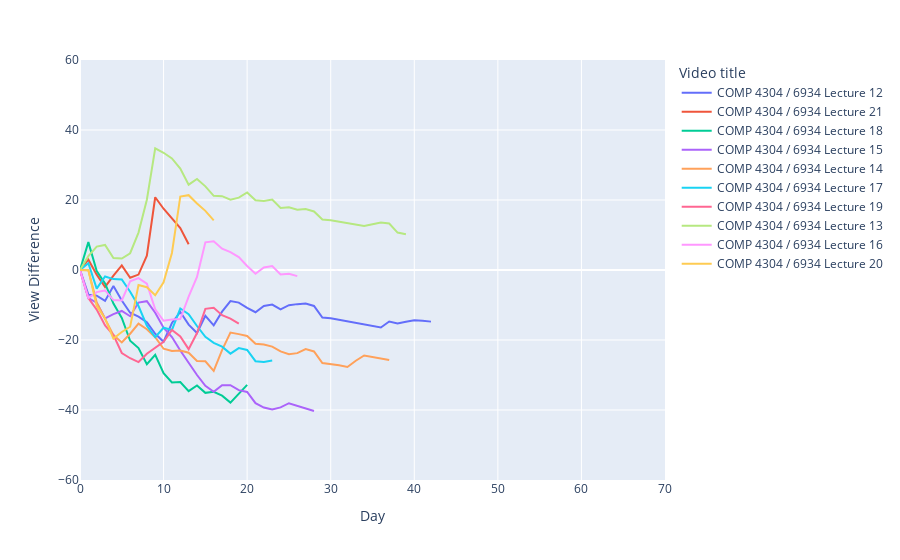

Notebook cell for this chart:
### Markdown cell above
We created a dropdown selection box for 3 months, and displayed the view difference with respect to the day. This is just data for lectures 12-21.

### Code cell
@interact(month=['September','October','November'])
def f(month):
    df3 = df2[df2['Publish Month'] == month]
videos = ['COMP 4304 / 6934 Lecture 12', 'COMP 4304 / 6934 Lecture 13','COMP 4304 / 6934 Lecture 14',
          'COMP 4304 / 6934 Lecture 15','COMP 4304 / 6934 Lecture 16','COMP 4304 / 6934 Lecture 17',
         'COMP 4304 / 6934 Lecture 18','COMP 4304 / 6934 Lecture 19','COMP 4304 / 6934 Lecture 20',
          'COMP 4304 / 6934 Lecture 21',]
df3 = df2[df2['Video title'].isin(videos)]
px.line(x='Day', y='View Difference', data_frame = df3, color = 'Video title',range_x=[0,70], range_y=[-60,60])

### Figure 1 — Plotly figure (JSON) as saved in the notebook; plotly's stock layout.template omitted (floating-point values rounded to 4 significant figures)
{"data": [{"hovertemplate": "Video title=COMP 4304 / 6934 Lecture 12<br>Day=%{x}<br>View Difference=%{y}<extra></extra>", "legendgroup": "COMP 4304 / 6934 Lecture 12", "line": {"color": "#636efa", "dash": "solid"}, "marker": {"symbol": "circle"}, "mode": "lines", "name": "COMP 4304 / 6934 Lecture 12", "orientation": "v", "showlegend": true, "type": "scatter", "x": [0, 1, 2, 3, 4, 5, 6, 7, 8, 9, 10, 11, 12, 13, 14, 15, 16, 17, 18, 19, 20, 21, 22, 23, 24, 25, 26, 27, 28, 29, 30, 31, 32, 33, 34, 35, 36, 37, 38, 39, 40, 41, 42], "xaxis": "x", "y": [0, -7.04, -7.32, -8.84, -4.6, -8.708, -12.21, -13.3, -14.91, -18.22, -20.5, -15.14, -12, -15.62, -18, -13.1, -15.8, -11.89, -8.895, -9.316, -10.83, -12.06, -10.29, -9.882, -11.25, -10.06, -9.75, -9.6, -10.27, -13.57, -13.79, -14.21, -14.71, -14.93, -15.43, -15.93, -16.43, -14.71, -15.31, -14.77, -14.33, -14.5, -14.75], "yaxis": "y"}, {"hovertemplate": "Video title=COMP 4304 / 6934 Lecture 21<br>Day=%{x}<br>View Difference=%{y}<extra></extra>", "legendgroup": "COMP 4304 / 6934 Lecture 21", "line": {"color": "#EF553B", "dash": "solid"}, "marker": {"symbol": "circle"}, "mode": "lines", "name": "COMP 4304 / 6934 Lecture 21", "orientation": "v", "showlegend": true, "type": "scatter", "x": [0, 1, 2, 3, 4, 5, 6, 7, 8, 9, 10, 11, 12, 13], "xaxis": "x", "y": [0, 2.96, -1.32, -4.84, -1.6, 1.292, -2.208, -1.304, 4.087, 20.78, 17.5, 14.86, 12, 7.381], "yaxis": "y"}, {"hovertemplate": "Video title=COMP 4304 / 6934 Lecture 18<br>Day=%{x}<br>View Difference=%{y}<extra></extra>", "legendgroup": "COMP 4304 / 6934 Lecture 18", "line": {"color": "#00cc96", "dash": "solid"}, "marker": {"symbol": "circle"}, "mode": "lines", "name": "COMP 4304 / 6934 Lecture 18", "orientation": "v", "showlegend": true, "type": "scatter", "x": [0, 1, 2, 3, 4, 5, 6, 7, 8, 9, 10, 11, 12, 13, 14, 15, 16, 17, 18, 19, 20], "xaxis": "x", "y": [0, 7.96, -0.32, -3.84, -9.6, -13.71, -20.21, -22.3, -26.91, -24.22, -29.5, -32.14, -32, -34.62, -33, -35.1, -34.8, -35.89, -37.89, -35.32, -32.83], "yaxis": "y"}, {"hovertemplate": "Video title=COMP 4304 / 6934 Lecture 15<br>Day=%{x}<br>View Difference=%{y}<extra></extra>", "legendgroup": "COMP 4304 / 6934 Lecture 15", "line": {"color": "#ab63fa", "dash": "solid"}, "marker": {"symbol": "circle"}, "mode": "lines", "name": "COMP 4304 / 6934 Lecture 15", "orientation": "v", "showlegend": true, "type": "scatter", "x": [0, 1, 2, 3, 4, 5, 6, 7, 8, 9, 10, 11, 12, 13, 14, 15, 16, 17, 18, 19, 20, 21, 22, 23, 24, 25, 26, 27, 28], "xaxis": "x", "y": [0, -8.04, -9.32, -13.84, -12.6, -11.71, -13.21, -9.304, -8.913, -12.22, -16.5, -19.14, -23, -26.62, -30, -33.1, -34.8, -32.89, -32.89, -34.32, -34.83, -38.06, -39.29, -39.88, -39.25, -38.06, -38.75, -39.6, -40.27], "yaxis": "y"}, {"hovertemplate": "Video title=COMP 4304 / 6934 Lecture 14<br>Day=%{x}<br>View Difference=%{y}<extra></extra>", "legendgroup": "COMP 4304 / 6934 Lecture 14", "line": {"color": "#FFA15A", "dash": "solid"}, "marker": {"symbol": "circle"}, "mode": "lines", "name": "COMP 4304 / 6934 Lecture 14", "orientation": "v", "showlegend": true, "type": "scatter", "x": [0, 1, 2, 3, 4, 5, 6, 7, 8, 9, 10, 11, 12, 13, 14, 15, 16, 17, 18, 19, 20, 21, 22, 23, 24, 25, 26, 27, 28, 29, 30, 31, 32, 33, 34, 35, 36, 37], "xaxis": "x", "y": [0, -0.04, -9.32, -13.84, -18.6, -20.71, -18.21, -15.3, -16.91, -19.22, -22.5, -23.14, -23, -23.62, -26, -26.1, -28.8, -22.89, -17.89, -18.32, -18.83, -21.06, -21.29, -21.88, -23.25, -24.06, -23.75, -22.6, -23.27, -26.57, -26.79, -27.21, -27.71, -25.93, -24.43, -24.93, -25.43, -25.71], "yaxis": "y"}, {"hovertemplate": "Video title=COMP 4304 / 6934 Lecture 17<br>Day=%{x}<br>View Difference=%{y}<extra></extra>", "legendgroup": "COMP 4304 / 6934 Lecture 17", "line": {"color": "#19d3f3", "dash": "solid"}, "marker": {"symbol": "circle"}, "mode": "lines", "name": "COMP 4304 / 6934 Lecture 17", "orientation": "v", "showlegend": true, "type": "scatter", "x": [0, 1, 2, 3, 4, 5, 6, 7, 8, 9, 10, 11, 12, 13, 14, 15, 16, 17, 18, 19, 20, 21, 22, 23], "xaxis": "x", "y": [0, 1.96, -5.32, -1.84, -2.6, -2.708, -6.208, -10.3, -15.91, -19.22, -16.5, -17.14, -11, -12.62, -16, -19.1, -20.8, -21.89, -23.89, -22.32, -22.83, -26.06, -26.29, -25.88], "yaxis": "y"}, {"hovertemplate": "Video title=COMP 4304 / 6934 Lecture 19<br>Day=%{x}<br>View Difference=%{y}<extra></extra>", "legendgroup": "COMP 4304 / 6934 Lecture 19", "line": {"color": "#FF6692", "dash": "solid"}, "marker": {"symbol": "circle"}, "mode": "lines", "name": "COMP 4304 / 6934 Lecture 19", "orientation": "v", "showlegend": true, "type": "scatter", "x": [0, 1, 2, 3, 4, 5, 6, 7, 8, 9, 10, 11, 12, 13, 14, 15, 16, 17, 18, 19], "xaxis": "x", "y": [0, -8.04, -11.32, -15.84, -18.6, -23.71, -25.21, -26.3, -23.91, -22.22, -20.5, -17.14, -19, -22.62, -18, -11.1, -10.8, -12.89, -13.89, -15.32], "yaxis": "y"}, {"hovertemplate": "Video title=COMP 4304 / 6934 Lecture 13<br>Day=%{x}<br>View Difference=%{y}<extra></extra>", "legendgroup": "COMP 4304 / 6934 Lecture 13", "line": {"color": "#B6E880", "dash": "solid"}, "marker": {"symbol": "circle"}, "mode": "lines", "name": "COMP 4304 / 6934 Lecture 13", "orientation": "v", "showlegend": true, "type": "scatter", "x": [0, 1, 2, 3, 4, 5, 6, 7, 8, 9, 10, 11, 12, 13, 14, 15, 16, 17, 18, 19, 20, 21, 22, 23, 24, 25, 26, 27, 28, 29, 30, 31, 32, 33, 34, 35, 36, 37, 38, 39], "xaxis": "x", "y": [0, 3.96, 6.68, 7.16, 3.4, 3.292, 4.792, 10.7, 20.09, 34.78, 33.5, 31.86, 29, 24.38, 26, 23.9, 21.2, 21.11, 20.11, 20.68, 22.17, 19.94, 19.71, 20.12, 17.75, 17.94, 17.25, 17.4, 16.73, 14.43, 14.21, 13.79, 13.29, 13.07, 12.57, 13.07, 13.57, 13.29, 10.69, 10.23], "yaxis": "y"}, {"hovertemplate": "Video title=COMP 4304 / 6934 Lecture 16<br>Day=%{x}<br>View Difference=%{y}<extra></extra>", "legendgroup": "COMP 4304 / 6934 Lecture 16", "line": {"color": "#FF97FF", "dash": "solid"}, "marker": {"symbol": "circle"}, "mode": "lines", "name": "COMP 4304 / 6934 Lecture 16", "orientation": "v", "showlegend": true, "type": "scatter", "x": [0, 1, 2, 3, 4, 5, 6, 7, 8, 9, 10, 11, 12, 13, 14, 15, 16, 17, 18, 19, 20, 21, 22, 23, 24, 25, 26], "xaxis": "x", "y": [0, -8.04, -6.32, -5.84, -8.6, -8.708, -3.208, -2.304, -3.913, -11.22, -14.5, -14.14, -14, -7.619, -2, 7.9, 8.2, 6.105, 5.105, 3.684, 1.167, -1.059, 0.7059, 1.118, -1.25, -1.062, -1.75], "yaxis": "y"}, {"hovertemplate": "Video title=COMP 4304 / 6934 Lecture 20<br>Day=%{x}<br>View Difference=%{y}<extra></extra>", "legendgroup": "COMP 4304 / 6934 Lecture 20", "line": {"color": "#FECB52", "dash": "solid"}, "marker": {"symbol": "circle"}, "mode": "lines", "name": "COMP 4304 / 6934 Lecture 20", "orientation": "v", "showlegend": true, "type": "scatter", "x": [0, 1, 2, 3, 4, 5, 6, 7, 8, 9, 10, 11, 12, 13, 14, 15, 16], "xaxis": "x", "y": [0, -0.04, -10.32, -13.84, -19.6, -17.71, -16.21, -4.304, -4.913, -7.217, -3.5, 4.864, 21, 21.38, 19, 16.9, 14.2], "yaxis": "y"}], "layout": {"legend": {"title": {"text": "Video title"}, "tracegroupgap": 0}, "margin": {"t": 60}, "xaxis": {"anchor": "y", "domain": [0, 1], "range": [0, 70], "title": {"text": "Day"}}, "yaxis": {"anchor": "x", "domain": [0, 1], "range": [-60, 60], "title": {"text": "View Difference"}}}}
